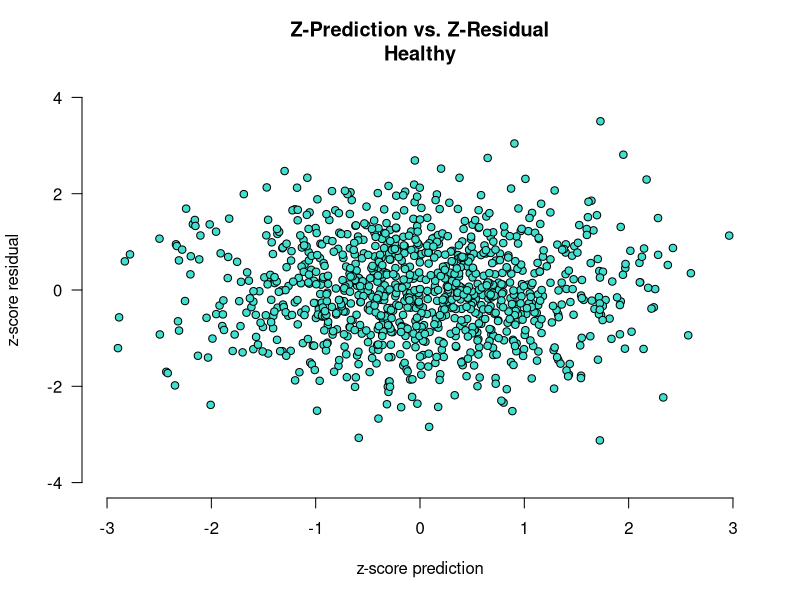
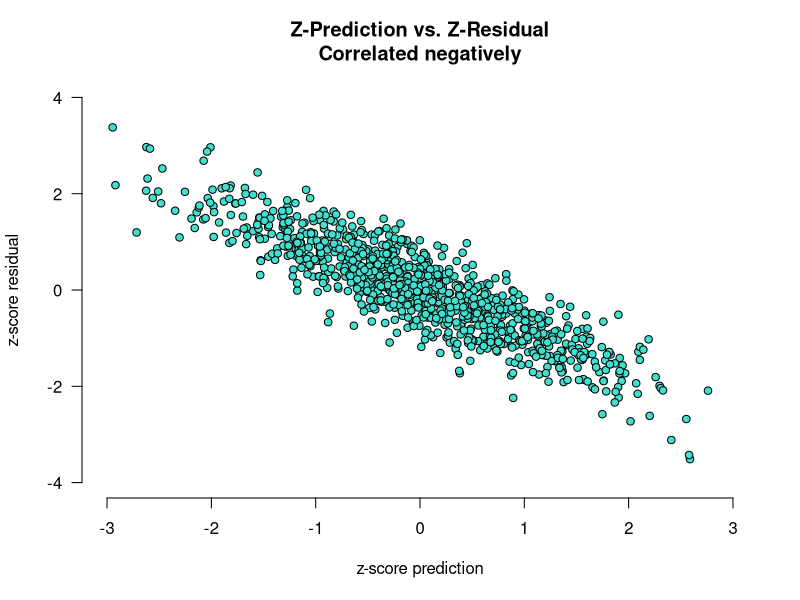
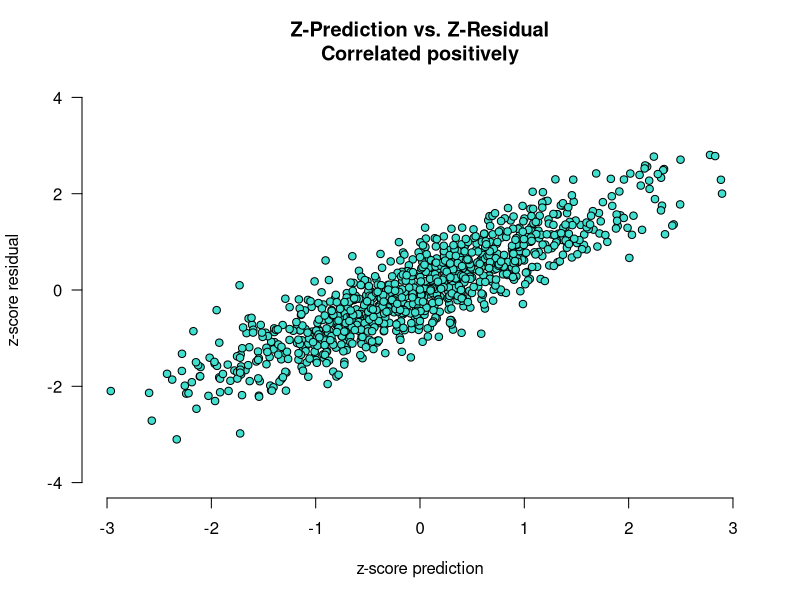
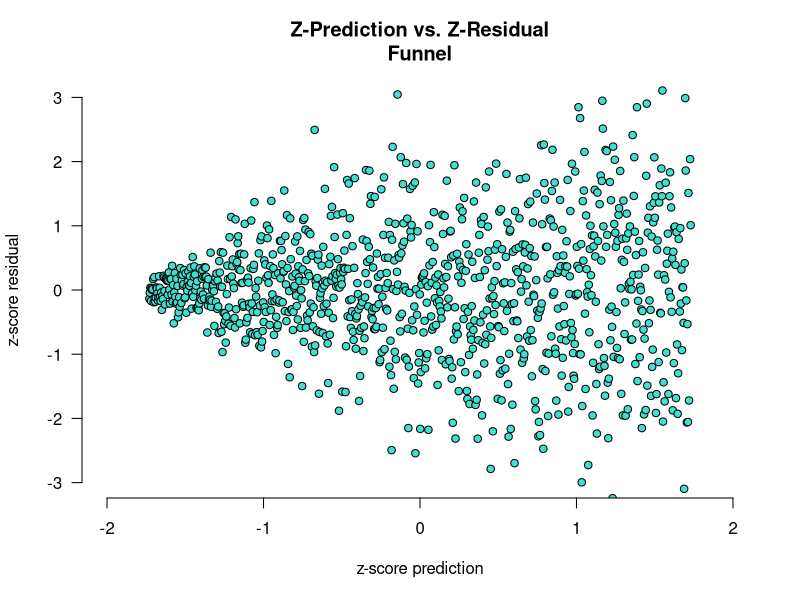

Write the R code that produced these figures, in order.
## ---- chunk 1
set.seed(1)
n <- 1000
x <- rnorm(n, mean = 50, sd = 10)
# Increasing variance as x increases
y <- 5 + 0.3 * x + rnorm(n, sd =2)  
data1 <- data.frame(x, y)
myMod <- lm(y ~ x)
plot( scale(myMod$fitted.values), scale(myMod$residuals), las = 1, 
      ylab = "z-score residual", xlab = "z-score prediction", 
      main = "Z-Prediction vs. Z-Residual\nHealthy",
      ylim=c(-4,4), xlim=c(-3, 3), pch = 21, bg = "turquoise", bty = "n")
## ---- chunk 2
x <- rnorm(n, mean = 50, sd = 10)
# Increasing variance as x increases
y <- 5 + 0.3 * x + rnorm(n, sd =0.5)  
data1 <- data.frame(x, y)
myMod <- lm(y ~ -1 + x)
plot( scale(myMod$fitted.values), scale(myMod$residuals), las = 1, 
      ylab = "z-score residual", xlab = "z-score prediction", 
      main = "Z-Prediction vs. Z-Residual\nCorrelated negatively",
      ylim=c(-4,4), xlim=c(-3, 3), pch = 21, bg = "turquoise", bty = "n")
## ---- chunk 3

set.seed(1)
x <- rnorm(n, mean = 50, sd = 10)
# Increasing variance as x increases
y <- 5 + -0.3 * x + rnorm(n, sd =0.5)  
data1 <- data.frame(x, y)
myMod <- lm(y ~ -1 + x)
plot( scale(myMod$fitted.values), scale(myMod$residuals), las = 1, 
      ylab = "z-score residual", xlab = "z-score prediction", 
      main = "Z-Prediction vs. Z-Residual\nCorrelated positively",
      ylim=c(-4,4), xlim=c(-3, 3), pch = 21, bg = "turquoise", bty = "n")
## ---- chunk 4

set.seed(3)
x <- seq(1, 15, length.out = n)
# Cyclical variance based on sine wave
y <- 5 + 0.3 * x + rnorm(n, sd = 5 * abs(sin(x / 10)))
data3 <- data.frame(x, y)
myMod <- lm(y ~ x)
# Plot to visualize
plot( scale(myMod$fitted.values), scale(myMod$residuals), las = 1, 
      ylab = "z-score residual", xlab = "z-score prediction", 
      main = "Z-Prediction vs. Z-Residual\nFunnel",
      ylim=c(-3,3), xlim=c(-2, 2), pch = 21, bg = "turquoise", bty = "n")
